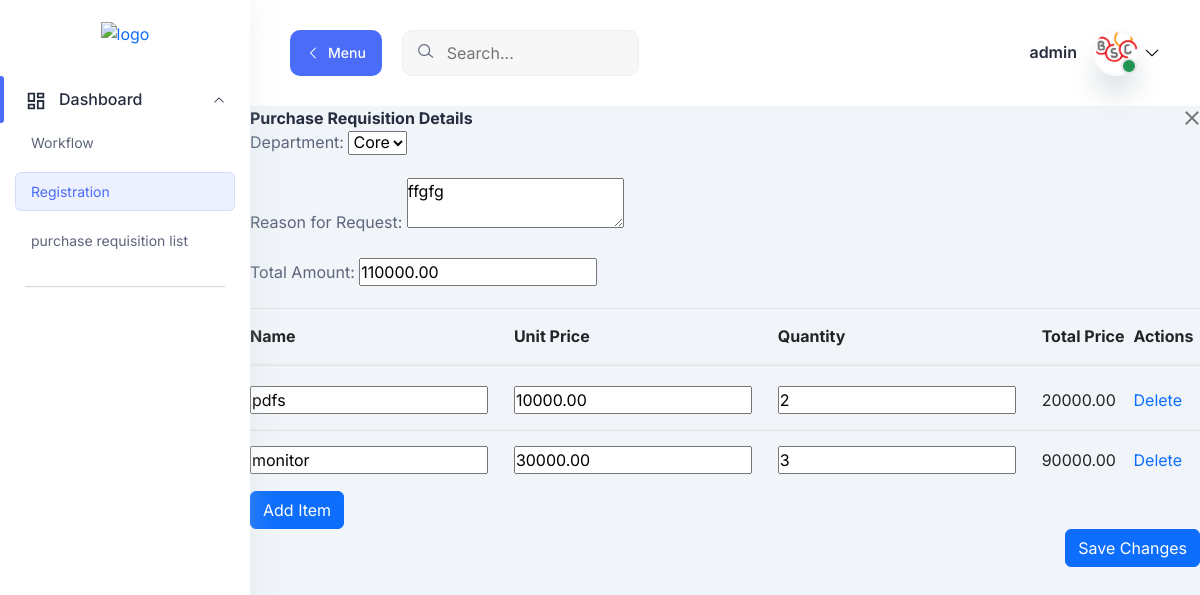
The page /purchase-requisitions/8/ (signed in) on the database as committed earlier.
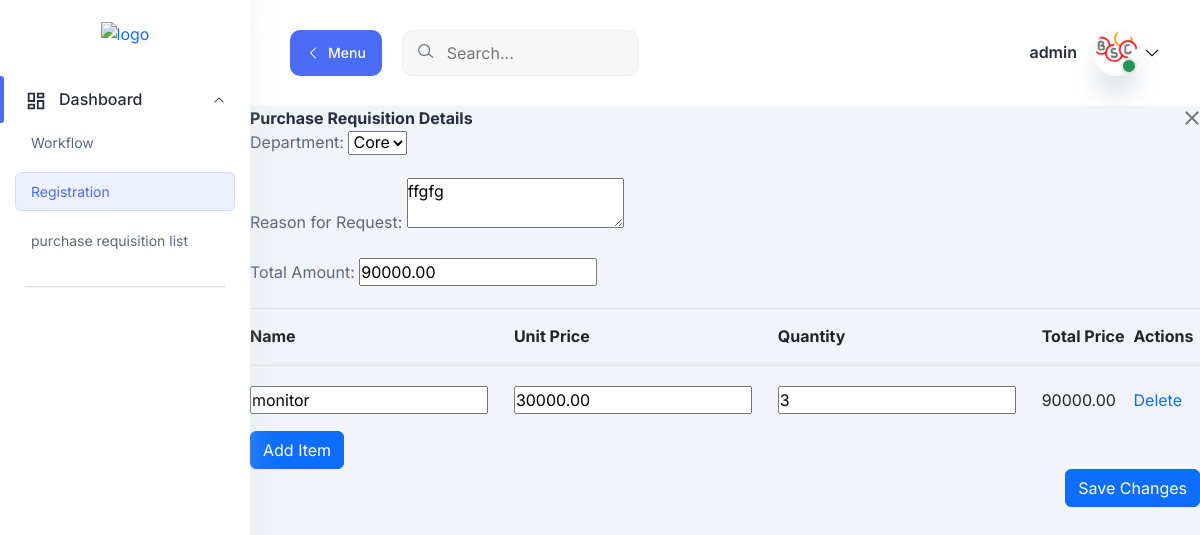
The same page on the database as committed later.
### accounts/models.py (models this page shows, shortened)
class PurchaseRequisition(models.Model):
    user = models.ForeignKey(settings.AUTH_USER_MODEL, on_delete=models.CASCADE, related_name='purchase_requests')
    reason_for_request = models.TextField()
    total_amount = models.DecimalField(max_digits=10, decimal_places=2)  # Total amount for all items
    department = models.ForeignKey(Department, on_delete=models.SET_NULL, null=True, blank=True)
    unit = models.ForeignKey(Unit, on_delete=models.SET_NULL, null=True, blank=True)
    currency = models.CharField(max_length=3, choices=[("USD", "USD"), ("RWF", "RWF")], default="RWF")

class PurchaseItem(models.Model):
    requisition = models.ForeignKey(PurchaseRequisition, on_delete=models.CASCADE, related_name='items')
    name = models.CharField(max_length=100)
    unit_price = models.DecimalField(max_digits=10, decimal_places=2)
    quantity = models.PositiveIntegerField(default=1)
    total_price = models.DecimalField(max_digits=10, decimal_places=2)

class Department(models.Model):
    name = models.CharField(max_length=50)
    hod = models.OneToOneField('CustomUser', on_delete=models.SET_NULL, null=True, blank=True, related_name='department_hod')

### accounts/views.py (the view, shortened to what this page needs)
# urls.py: path('purchase-requisitions/<int:pk>/', views.purchase_requisition_detail, name='purchase_requisition_detail'),
@login_required
def purchase_requisition_detail(request, pk):
    print(request.POST)  # Log the POST data
    purchase_requisition = get_object_or_404(PurchaseRequisition, pk=pk)
    departments = Department.objects.all()
    return render(request, 'paperless/purchase_requisition_detail.html', {'purchase_requisition': purchase_requisition, 'departments': departments})

### accounts/templates/paperless/purchase_requisition_detail.html (shortened to what the changed rows need)
{% extends "base.html" %}
{% load static %}
{% block content %}
<main class="main-wrapper">
<div id="formPopup">
    <div class="modal-dialog">
        <div class="modal-content">
            <div class="modal-body">
                <form id="purchaseRequisitionForm" method="POST" action="{% url 'accounts:purchase_requisition_detail' purchase_requisition.pk %}">
                    <div class="mb-3">
                        <label for="department">Department:</label>
                        <select name="department">
                            {% for department in departments %}
                                <option value="{{ department.id }}" {% if department.id == purchase_requisition.department.id %}selected{% endif %}>{{ department.name }}</option>
                            {% endfor %}
                        </select>
                    </div>
                    <div class="mb-3">
                        <label for="reason_for_request">Reason for Request:</label>
                        <textarea name="reason_for_request">{{ purchase_requisition.reason_for_request }}</textarea>
                    </div>
                    <div class="mb-3">
                        <label for="total_amount">Total Amount:</label>
                        <input type="number" name="total_amount" value="{{ purchase_requisition.total_amount }}" id="total_amount_input">
                    </div>
                    <table class="table">
                        <thead>
                            <tr>
                                <th>Name</th>
                                <th>Unit Price</th>
                                <th>Quantity</th>
                                <th>Total Price</th>
                                <th>Actions</th>
                            </tr>
                        </thead>
                        <tbody>
                            {% for item in purchase_requisition.items.all %}
                                <tr>
                                    <td><input type="text" name="item_name_{{ item.id }}" value="{{ item.name }}"></td>
                                    <td><input type="number" name="item_unit_price_{{ item.id }}" value="{{ item.unit_price }}"></td>
                                    <td><input type="number" name="item_quantity_{{ item.id }}" value="{{ item.quantity }}"></td>
                                    <td>{{ item.total_price }}</td>
                                    <td>
                                        <a href="{% url 'accounts:remove_purchase_item' item.pk %}" class="remove-item-button">
                                            Delete
                                        </a>
                                    </td>
                                </tr>
                            {% endfor %}
                        </tbody>
                    </table>
                </form>
            </div>
        </div>
    </div>
</div>
</main>
{% endblock content %}

Rows that differ between the two databases and show on the page:
removed PurchaseItem: name "pdfs", unit_price "10000.00", quantity "2", total_price "20000.00"
changed PurchaseRequisition "ffgfg": total_amount "110000.00" → "90000.00"
